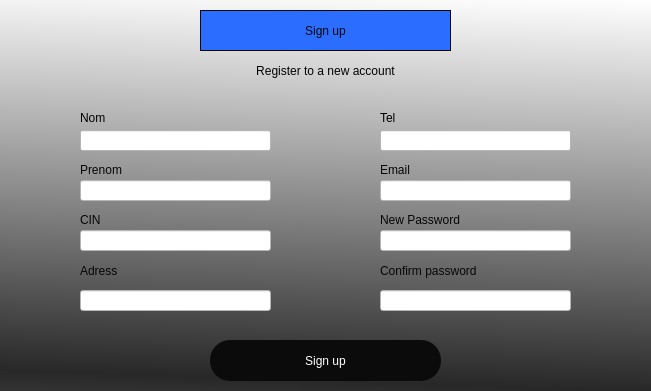
<?xml version="1.0" encoding="UTF-8"?>
<ui version="4.0">
 <class>Dialog</class>
 <widget class="QDialog" name="Dialog">
  <property name="enabled">
   <bool>true</bool>
  </property>
  <property name="geometry">
   <rect>
    <x>0</x>
    <y>0</y>
    <width>651</width>
    <height>391</height>
   </rect>
  </property>
  <property name="windowTitle">
   <string>Dialog</string>
  </property>
  <widget class="QWidget" name="widget" native="true">
   <property name="geometry">
    <rect>
     <x>0</x>
     <y>0</y>
     <width>651</width>
     <height>391</height>
    </rect>
   </property>
   <property name="styleSheet">
    <string notr="true">background-color: qlineargradient(spread:reflect, x1:0.943, y1:1, x2:1, y2:0, stop:0 rgba(40, 40, 40, 255), stop:1 rgba(255, 255, 255, 255));</string>
   </property>
   <widget class="QLabel" name="label">
    <property name="geometry">
     <rect>
      <x>200</x>
      <y>10</y>
      <width>251</width>
      <height>41</height>
     </rect>
    </property>
    <property name="styleSheet">
     <string notr="true">font: 28pt &quot;MS Shell Dlg 2&quot;;color:rgb(6, 6, 6);
background-color:rgb(42, 109, 255)</string>
    </property>
    <property name="frameShape">
     <enum>QFrame::Box</enum>
    </property>
    <property name="text">
     <string>Sign up</string>
    </property>
    <property name="textFormat">
     <enum>Qt::AutoText</enum>
    </property>
    <property name="alignment">
     <set>Qt::AlignCenter</set>
    </property>
    <property name="wordWrap">
     <bool>false</bool>
    </property>
   </widget>
   <widget class="QLabel" name="label_2">
    <property name="geometry">
     <rect>
      <x>120</x>
      <y>50</y>
      <width>411</width>
      <height>41</height>
     </rect>
    </property>
    <property name="styleSheet">
     <string notr="true">font: 20pt &quot;MS Shell Dlg 2&quot;;
background-color: None;
color: rgb(3, 3, 3);</string>
    </property>
    <property name="text">
     <string>Register to a new account</string>
    </property>
    <property name="alignment">
     <set>Qt::AlignCenter</set>
    </property>
   </widget>
   <widget class="QPushButton" name="signup">
    <property name="geometry">
     <rect>
      <x>210</x>
      <y>340</y>
      <width>231</width>
      <height>41</height>
     </rect>
    </property>
    <property name="styleSheet">
     <string notr="true">border-radius:20px;
background-color: rgb(11, 11, 11);
color:white;
font: 22pt &quot;MS Shell Dlg 2&quot;;</string>
    </property>
    <property name="text">
     <string>Sign up</string>
    </property>
    <property name="iconSize">
     <size>
      <width>12</width>
      <height>12</height>
     </size>
    </property>
    <property name="checkable">
     <bool>true</bool>
    </property>
    <property name="autoDefault">
     <bool>true</bool>
    </property>
    <property name="default">
     <bool>false</bool>
    </property>
    <property name="flat">
     <bool>false</bool>
    </property>
   </widget>
   <widget class="QLineEdit" name="Nom">
    <property name="geometry">
     <rect>
      <x>80</x>
      <y>130</y>
      <width>191</width>
      <height>21</height>
     </rect>
    </property>
    <property name="styleSheet">
     <string notr="true">background-color: rgb(255, 255, 255);</string>
    </property>
   </widget>
   <widget class="QLabel" name="label_3">
    <property name="geometry">
     <rect>
      <x>80</x>
      <y>110</y>
      <width>191</width>
      <height>16</height>
     </rect>
    </property>
    <property name="styleSheet">
     <string notr="true">color:rgb(0, 0, 0);
font: 16pt &quot;MS Shell Dlg 2&quot;;
background-color: None;</string>
    </property>
    <property name="text">
     <string>Nom</string>
    </property>
   </widget>
   <widget class="QLineEdit" name="Prenom">
    <property name="geometry">
     <rect>
      <x>80</x>
      <y>180</y>
      <width>191</width>
      <height>21</height>
     </rect>
    </property>
    <property name="styleSheet">
     <string notr="true">background-color: rgb(255, 255, 255);</string>
    </property>
   </widget>
   <widget class="QLabel" name="label_4">
    <property name="geometry">
     <rect>
      <x>80</x>
      <y>160</y>
      <width>191</width>
      <height>20</height>
     </rect>
    </property>
    <property name="styleSheet">
     <string notr="true">color: rgb(6, 6, 6);
font: 16pt &quot;MS Shell Dlg 2&quot;;
background-color: None;
</string>
    </property>
    <property name="text">
     <string>Prenom</string>
    </property>
   </widget>
   <widget class="QLabel" name="error">
    <property name="geometry">
     <rect>
      <x>200</x>
      <y>320</y>
      <width>261</width>
      <height>21</height>
     </rect>
    </property>
    <property name="styleSheet">
     <string notr="true">font: 10pt &quot;MS Shell Dlg 2&quot;;color:red;
background-color: None;</string>
    </property>
    <property name="text">
     <string/>
    </property>
    <property name="alignment">
     <set>Qt::AlignCenter</set>
    </property>
   </widget>
   <widget class="QLabel" name="label_5">
    <property name="geometry">
     <rect>
      <x>80</x>
      <y>210</y>
      <width>191</width>
      <height>20</height>
     </rect>
    </property>
    <property name="styleSheet">
     <string notr="true">color: rgb(6, 6, 6);
font: 16pt &quot;MS Shell Dlg 2&quot;;
background-color: None;</string>
    </property>
    <property name="text">
     <string>CIN</string>
    </property>
   </widget>
   <widget class="QLineEdit" name="Cin">
    <property name="geometry">
     <rect>
      <x>80</x>
      <y>230</y>
      <width>191</width>
      <height>21</height>
     </rect>
    </property>
    <property name="styleSheet">
     <string notr="true">background-color: rgb(255, 255, 255);</string>
    </property>
   </widget>
   <widget class="QLabel" name="label_6">
    <property name="geometry">
     <rect>
      <x>80</x>
      <y>260</y>
      <width>191</width>
      <height>21</height>
     </rect>
    </property>
    <property name="styleSheet">
     <string notr="true">color: rgb(6, 6, 6);
background-color: None;
font: 16pt &quot;MS Shell Dlg 2&quot;;</string>
    </property>
    <property name="text">
     <string>Adress</string>
    </property>
   </widget>
   <widget class="QLabel" name="label_7">
    <property name="geometry">
     <rect>
      <x>380</x>
      <y>160</y>
      <width>191</width>
      <height>20</height>
     </rect>
    </property>
    <property name="styleSheet">
     <string notr="true">color: rgb(6, 6, 6);
font: 16pt &quot;MS Shell Dlg 2&quot;;
background-color: None;
</string>
    </property>
    <property name="text">
     <string>Email</string>
    </property>
   </widget>
   <widget class="QLineEdit" name="Tel">
    <property name="geometry">
     <rect>
      <x>380</x>
      <y>130</y>
      <width>191</width>
      <height>21</height>
     </rect>
    </property>
    <property name="styleSheet">
     <string notr="true">background-color: rgb(255, 255, 255);</string>
    </property>
   </widget>
   <widget class="QLineEdit" name="Email">
    <property name="geometry">
     <rect>
      <x>380</x>
      <y>180</y>
      <width>191</width>
      <height>21</height>
     </rect>
    </property>
    <property name="styleSheet">
     <string notr="true">background-color: rgb(255, 255, 255);</string>
    </property>
   </widget>
   <widget class="QLabel" name="label_8">
    <property name="geometry">
     <rect>
      <x>380</x>
      <y>210</y>
      <width>191</width>
      <height>20</height>
     </rect>
    </property>
    <property name="styleSheet">
     <string notr="true">color: rgb(6, 6, 6);
font: 16pt &quot;MS Shell Dlg 2&quot;;
background-color: None;</string>
    </property>
    <property name="text">
     <string>New Password</string>
    </property>
   </widget>
   <widget class="QLabel" name="label_9">
    <property name="geometry">
     <rect>
      <x>380</x>
      <y>110</y>
      <width>191</width>
      <height>16</height>
     </rect>
    </property>
    <property name="styleSheet">
     <string notr="true">color:rgb(0, 0, 0);
font: 16pt &quot;MS Shell Dlg 2&quot;;
background-color: None;</string>
    </property>
    <property name="text">
     <string>Tel</string>
    </property>
   </widget>
   <widget class="QLabel" name="label_10">
    <property name="geometry">
     <rect>
      <x>380</x>
      <y>260</y>
      <width>191</width>
      <height>21</height>
     </rect>
    </property>
    <property name="styleSheet">
     <string notr="true">color: rgb(6, 6, 6);
background-color: None;
font: 16pt &quot;MS Shell Dlg 2&quot;;</string>
    </property>
    <property name="text">
     <string>Confirm password</string>
    </property>
   </widget>
   <widget class="QLineEdit" name="Password">
    <property name="geometry">
     <rect>
      <x>380</x>
      <y>230</y>
      <width>191</width>
      <height>21</height>
     </rect>
    </property>
    <property name="styleSheet">
     <string notr="true">background-color: rgb(255, 255, 255);</string>
    </property>
   </widget>
   <widget class="QLabel" name="success">
    <property name="geometry">
     <rect>
      <x>200</x>
      <y>320</y>
      <width>261</width>
      <height>21</height>
     </rect>
    </property>
    <property name="styleSheet">
     <string notr="true">font: 10pt &quot;MS Shell Dlg 2&quot;;color:rgb(33, 219, 0);
background-color: None;</string>
    </property>
    <property name="text">
     <string/>
    </property>
    <property name="alignment">
     <set>Qt::AlignCenter</set>
    </property>
   </widget>
   <widget class="QLineEdit" name="CPassword">
    <property name="geometry">
     <rect>
      <x>380</x>
      <y>290</y>
      <width>191</width>
      <height>21</height>
     </rect>
    </property>
    <property name="styleSheet">
     <string notr="true">background-color: rgb(255, 255, 255);</string>
    </property>
   </widget>
   <widget class="QLineEdit" name="Adress">
    <property name="geometry">
     <rect>
      <x>80</x>
      <y>290</y>
      <width>191</width>
      <height>21</height>
     </rect>
    </property>
    <property name="styleSheet">
     <string notr="true">background-color: rgb(255, 255, 255);</string>
    </property>
   </widget>
  </widget>
 </widget>
 <resources/>
 <connections/>
</ui>
